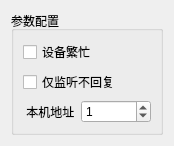
<?xml version="1.0" encoding="UTF-8"?>
<ui version="4.0">
 <class>SAKModbusCommonServerParametersController</class>
 <widget class="QWidget" name="SAKModbusCommonServerParametersController">
  <property name="geometry">
   <rect>
    <x>0</x>
    <y>0</y>
    <width>174</width>
    <height>114</height>
   </rect>
  </property>
  <property name="windowTitle">
   <string notr="true">Form</string>
  </property>
  <layout class="QVBoxLayout" name="verticalLayout">
   <item>
    <widget class="QGroupBox" name="serverConfigurationGroupBox">
     <property name="sizePolicy">
      <sizepolicy hsizetype="Preferred" vsizetype="Preferred">
       <horstretch>0</horstretch>
       <verstretch>0</verstretch>
      </sizepolicy>
     </property>
     <property name="title">
      <string>参数配置</string>
     </property>
     <layout class="QGridLayout" name="gridLayout">
      <item row="0" column="0" colspan="2">
       <widget class="QCheckBox" name="busyCheckBox">
        <property name="text">
         <string>设备繁忙</string>
        </property>
       </widget>
      </item>
      <item row="1" column="0" colspan="2">
       <widget class="QCheckBox" name="listenLonlyCheckBox">
        <property name="text">
         <string>仅监听不回复</string>
        </property>
       </widget>
      </item>
      <item row="2" column="0">
       <widget class="QLabel" name="label_17">
        <property name="sizePolicy">
         <sizepolicy hsizetype="Fixed" vsizetype="Preferred">
          <horstretch>0</horstretch>
          <verstretch>0</verstretch>
         </sizepolicy>
        </property>
        <property name="text">
         <string> 本机地址</string>
        </property>
       </widget>
      </item>
      <item row="2" column="1">
       <widget class="QSpinBox" name="serverAddressSpinBox">
        <property name="maximum">
         <number>247</number>
        </property>
        <property name="value">
         <number>1</number>
        </property>
       </widget>
      </item>
     </layout>
    </widget>
   </item>
  </layout>
 </widget>
 <resources/>
 <connections/>
</ui>
